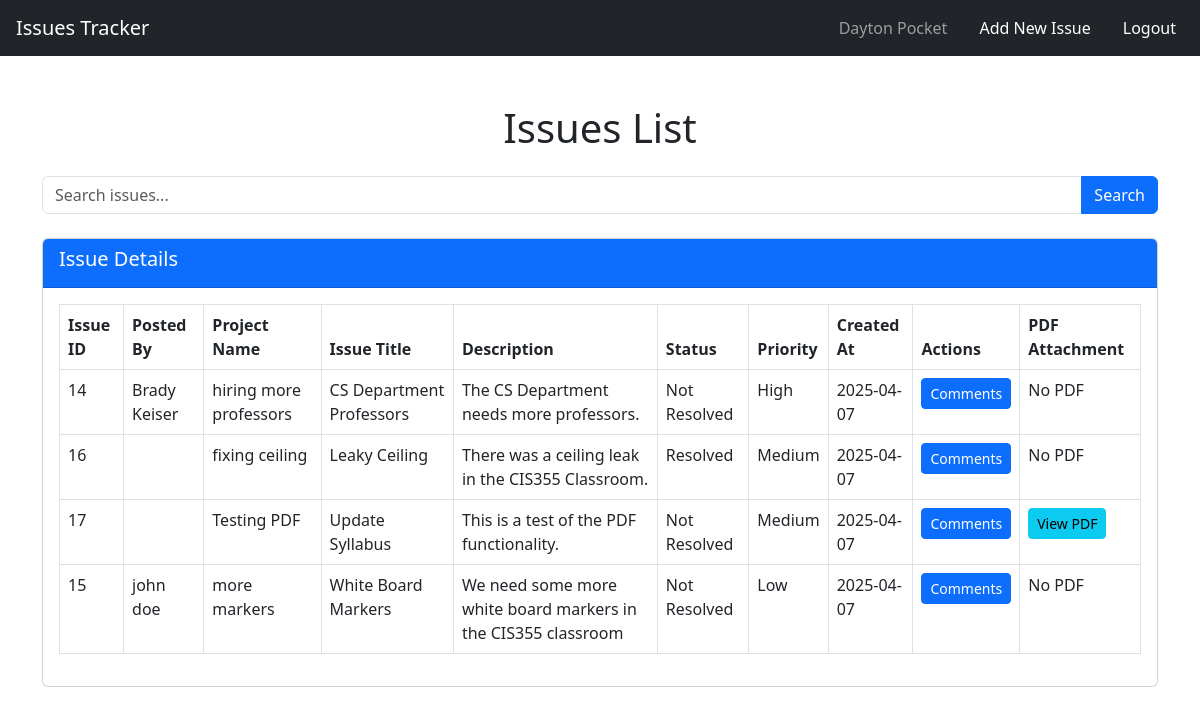
The app's page /issues_list.php (signed in) with its own data.
### tables this page shows
CREATE TABLE `iss_persons` (
  `id` int(11) NOT NULL,
  `fname` varchar(255) NOT NULL,
  `lname` varchar(255) NOT NULL,
  `mobile` varchar(255) NOT NULL,
  `email` varchar(255) NOT NULL,
  `pwd_hash` varchar(255) NOT NULL,
  `pwd_salt` varchar(255) NOT NULL,
  `admin` varchar(255) NOT NULL
);

CREATE TABLE `iss_issues` (
  `id` int(11) NOT NULL,
  `short_description` varchar(255) NOT NULL,
  `long_description` text NOT NULL,
  `status` enum('Resolved','Not Resolved') NOT NULL DEFAULT 'Not Resolved',
  `open_date` date NOT NULL,
  `close_date` datetime DEFAULT NULL,
  `priority` varchar(255) NOT NULL,
  `org` varchar(255) NOT NULL,
  `project` varchar(255) NOT NULL,
  `per_id` int(11) NOT NULL,
  `created_by` int(11) DEFAULT NULL,
  `pdf_attachment` varchar(255) DEFAULT NULL
);

### issues_list.php (the view, shortened to what this page needs)
<?php
require_once 'db_connect.php';
$user_id = isset($_SESSION['user_id']) ? $_SESSION['user_id'] : null;
$query = "SELECT fname, lname FROM iss_persons WHERE id = :user_id";
$stmt = $pdo->prepare($query);
$stmt->execute(['user_id' => $user_id]);
$user = $stmt->fetch(PDO::FETCH_ASSOC);
$user_name = $user ? $user['fname'] . ' ' . $user['lname'] : 'User';
$search = isset($_GET['search']) ? '%' . $_GET['search'] . '%' : null;
$query = "SELECT i.*, p.fname, p.lname
          FROM iss_issues i
          LEFT JOIN iss_persons p ON i.created_by = p.id
          WHERE (:search IS NULL
                 OR i.project LIKE :search
                 OR i.short_description LIKE :search
                 OR i.long_description LIKE :search
                 OR i.status LIKE :search)
          ORDER BY
              CASE
                  WHEN priority = 'High' THEN 1
                  WHEN priority = 'Medium' THEN 2
                  WHEN priority = 'Low' THEN 3
              END ASC, open_date DESC";
$stmt = $pdo->prepare($query);
$stmt->execute(['search' => $search]);
$issues = $stmt->fetchAll(PDO::FETCH_ASSOC);
?>
<!DOCTYPE html>
<html lang="en">
<head>
    <link href="https://cdn.jsdelivr.net/npm/bootstrap@5.3.0-alpha1/dist/css/bootstrap.min.css" rel="stylesheet">
</head>
<body>
<nav class="navbar navbar-expand-lg navbar-dark bg-dark ps-3">
    <a class="navbar-brand" href="#">Issues Tracker</a>
    <div class="collapse navbar-collapse" id="navbarNav">
        <ul class="navbar-nav ms-auto">
            <li class="nav-item ms-3 text-white">
                <span class="nav-link"><?php echo htmlspecialchars($user_name); ?></span>
            </li>
            <li class="nav-item ms-3">
                <a class="nav-link btn btn-success btn-lg text-white" href="add_issue.php">Add New Issue</a>
            </li>
            <li class="nav-item ms-3 me-3">
    <a class="nav-link btn btn-success btn-lg text-white" href="logout.php">Logout</a>
</li>
        </ul>
    </div>
</nav>
<div class="container my-5">
    <h1 class="text-center mb-4">Issues List</h1>
    <form method="GET" action="issues_list.php" class="mb-4">
        <div class="input-group">
            <input type="text" class="form-control" name="search" placeholder="Search issues..." value="<?php echo isset($_GET['search']) ? htmlspecialchars($_GET['search']) : ''; ?>">
            <button class="btn btn-primary" type="submit">Search</button>
        </div>
    </form>
    <div class="card mb-4">
        <div class="card-header bg-primary text-white">
            <h5>Issue Details</h5>
        </div>
        <div class="card-body">
            <table class="table table-bordered">
                <thead class="thead-dark">
                    <tr>
                        <th scope="col">Issue ID</th>
                        <th scope="col">Posted By</th>
                        <th scope="col">Project Name</th>
                        <th scope="col">Issue Title</th>
                        <th scope="col">Description</th>
                        <th scope="col">Status</th>
                        <th scope="col">Priority</th>
                        <th scope="col">Created At</th>
                        <th scope="col">Actions</th>
                        <th scope="col">PDF Attachment</th>
                    </tr>
                </thead>
                <tbody>
                    <?php foreach ($issues as $issue): ?>
                    <tr>
                        <td><?php echo $issue['id']; ?></td>
                        <td><?php echo htmlspecialchars($issue['fname']) . ' ' . htmlspecialchars($issue['lname']); ?></td>
                        <td><?php echo htmlspecialchars($issue['project']); ?></td>
                        <td><?php echo htmlspecialchars($issue['short_description']); ?></td>
                        <td><?php echo htmlspecialchars($issue['long_description']); ?></td>
                        <td><?php echo htmlspecialchars($issue['status']); ?></td>
                        <td><?php echo htmlspecialchars($issue['priority']); ?></td>
                        <td><?php echo $issue['open_date']; ?></td>
                        <td>
                            <button class="btn btn-primary btn-sm" onclick="showComments(<?php echo $issue['id']; ?>)">Comments</button>
                        </td>
                        <td>
                            <?php if (!empty($issue['pdf_attachment'])): ?>
                                <a href="<?php echo htmlspecialchars($issue['pdf_attachment']); ?>" target="_blank" class="btn btn-info btn-sm">View PDF</a>
                            <?php else: ?>
                                <span>No PDF</span>
                            <?php endif; ?>
                        </td>
                    </tr>
                    <?php endforeach; ?>
                </tbody>
            </table>
        </div>
    </div>
</div>
</body>
</html>

### records on screen
iss_persons: user_name "Dayton Pocket"
iss_issues: id "14", iss_persons.fname "Brady", iss_persons.lname "Keiser", project "hiring more professors", short_description "CS Department Professors", long_description "The CS Department needs more professors.", status "Not Resolved", priority "High", open_date "2025-04-07", shows "No PDF"
iss_issues: id "16", project "fixing ceiling", short_description "Leaky Ceiling", long_description "There was a ceiling leak in the CIS355 Classroom.", status "Resolved", priority "Medium", open_date "2025-04-07", shows "No PDF"
iss_issues: id "17", project "Testing PDF", short_description "Update Syllabus", long_description "This is a test of the PDF functionality.", status "Not Resolved", priority "Medium", open_date "2025-04-07"
iss_issues: id "15", iss_persons.fname "john", iss_persons.lname "doe", project "more markers", short_description "White Board Markers", long_description "We need some more white board markers in the CIS355 classroom", status "Not Resolved", priority "Low", open_date "2025-04-07", shows "No PDF"
